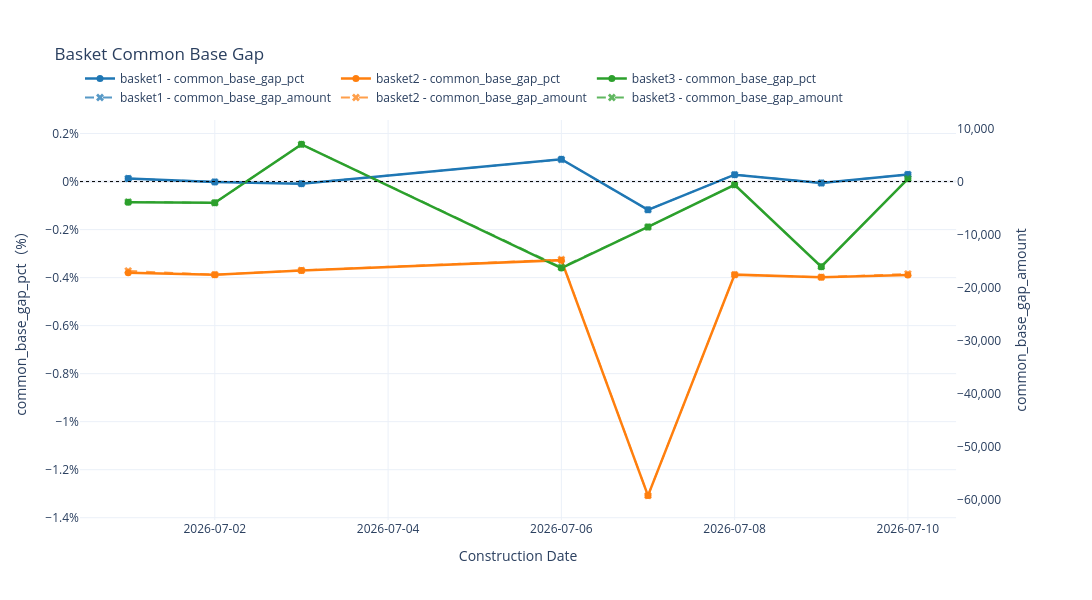
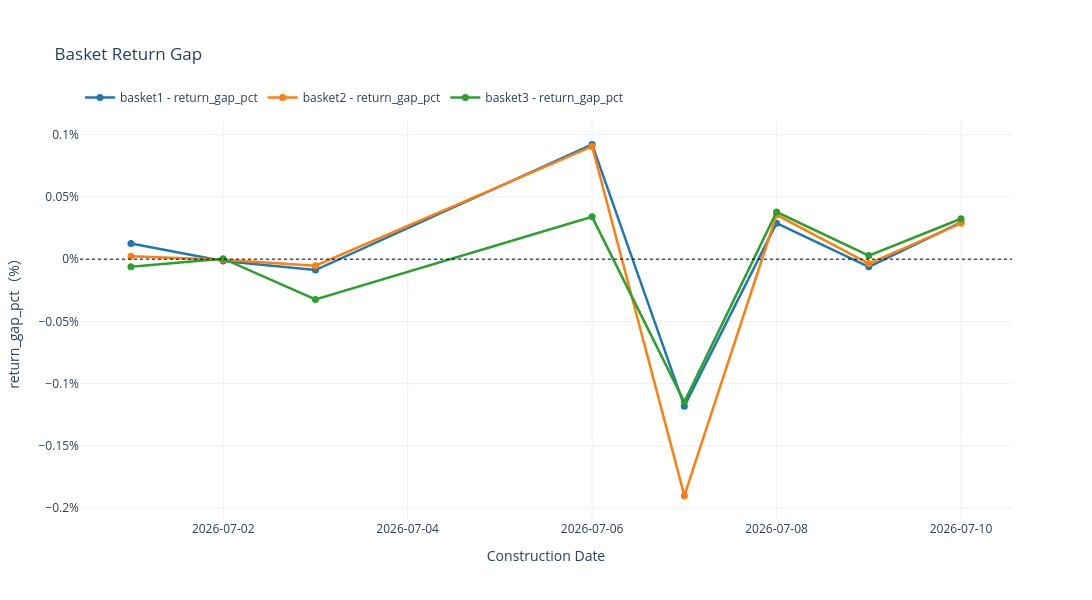
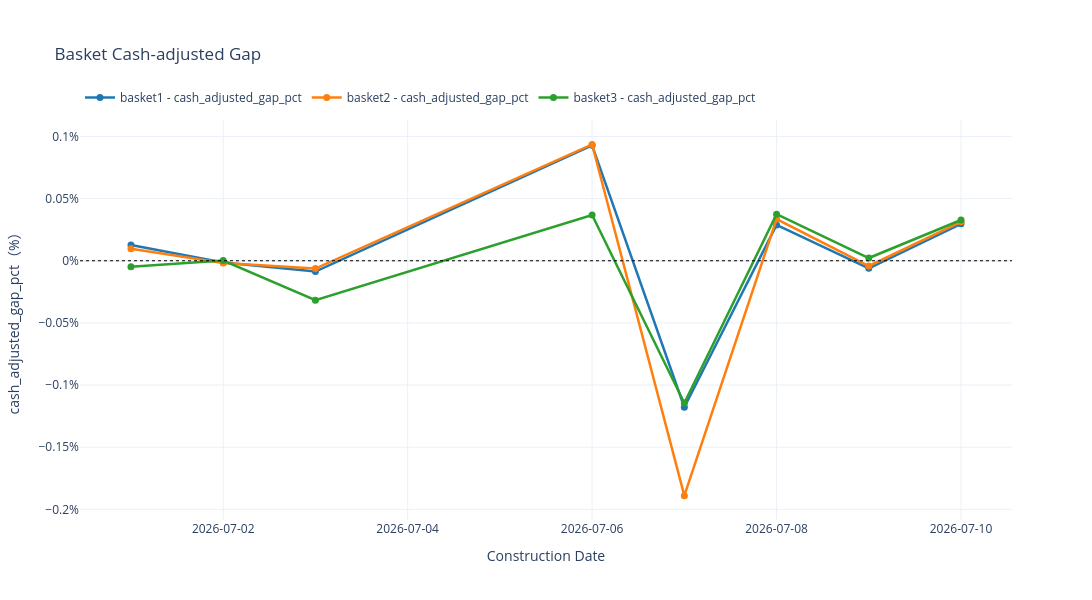

Write notebook code for charts like these, in order.
### Code cell
import plotly.graph_objects as go
from plotly.subplots import make_subplots


def plot_metric_plotly(
    data,
    metric,
    title,
    *,
    secondary_amount=False,
):
    fig = make_subplots(
        specs=[[{"secondary_y": secondary_amount}]]
    )

    # 主轴：三个篮子的百分比指标
    for basket in basket_order:
        basket_data = data.loc[data["basket"] == basket]

        fig.add_trace(
            go.Scatter(
                x=basket_data["construction_date"],
                y=basket_data[metric],
                mode="lines+markers",
                name=f"{basket} - {metric}",
                line={
                    "color": basket_colors[basket],
                    "width": 2.5,
                },
                marker={"size": 7},
                hovertemplate=(
                    "%{x|%Y-%m-%d}"
                    f"<br>{basket}"
                    f"<br>{metric}: %{{y:.6f}}%"
                    "<extra></extra>"
                ),
            ),
            secondary_y=False,
        )

    # 第一张图副轴：三个篮子的 common_base_gap_amount
    if secondary_amount:
        for basket in basket_order:
            basket_data = data.loc[data["basket"] == basket]

            fig.add_trace(
                go.Scatter(
                    x=basket_data["construction_date"],
                    y=basket_data["common_base_gap_amount"],
                    mode="lines+markers",
                    name=f"{basket} - common_base_gap_amount",
                    line={
                        "color": basket_colors[basket],
                        "width": 1.8,
                        "dash": "dash",
                    },
                    marker={
                        "size": 7,
                        "symbol": "x",
                    },
                    opacity=0.75,
                    hovertemplate=(
                        "%{x|%Y-%m-%d}"
                        f"<br>{basket}"
                        "<br>common_base_gap_amount: "
                        "%{y:,.2f}"
                        "<extra></extra>"
                    ),
                ),
                secondary_y=True,
            )

    fig.add_hline(
        y=0,
        line_width=1,
        line_dash="dot",
        line_color="black",
        secondary_y=False,
    )

    fig.update_layout(
        title=title,
        xaxis_title="Construction Date",
        template="plotly_white",
        hovermode="x unified",
        width=1100,
        height=600,
        legend={
            "orientation": "h",
            "yanchor": "bottom",
            "y": 1.02,
            "xanchor": "left",
            "x": 0,
        },
        margin={"t": 120},
    )

    fig.update_xaxes(
        tickformat="%Y-%m-%d",
        showgrid=True,
    )
    fig.update_yaxes(
        title_text=f"{metric}（%）",
        ticksuffix="%",
        showgrid=True,
        secondary_y=False,
    )

    if secondary_amount:
        fig.update_yaxes(
            title_text="common_base_gap_amount",
            tickformat=",.0f",
            showgrid=False,
            secondary_y=True,
        )

    fig.show()
    return fig


plotly_figures = {
    "common_base_gap": plot_metric_plotly(
        plot_df,
        "common_base_gap_pct",
        "Basket Common Base Gap",
        secondary_amount=True,
    ),
    "return_gap": plot_metric_plotly(
        plot_df,
        "return_gap_pct",
        "Basket Return Gap",
    ),
    "cash_adjusted_gap": plot_metric_plotly(
        plot_df,
        "cash_adjusted_gap_pct",
        "Basket Cash-adjusted Gap",
    ),
}

### Figure 1 — Plotly figure (JSON) as saved in the notebook; plotly's stock layout.template omitted (floating-point values rounded to 4 significant figures)
{"data": [{"hovertemplate": "%{x|%Y-%m-%d}<br>basket1<br>common_base_gap_pct: %{y:.6f}%<extra></extra>", "line": {"color": "#1f77b4", "width": 2.5}, "marker": {"size": 7}, "mode": "lines+markers", "name": "basket1 - common_base_gap_pct", "type": "scatter", "x": ["2026-07-01T00:00:00.000000", "2026-07-02T00:00:00.000000", "2026-07-03T00:00:00.000000", "2026-07-06T00:00:00.000000", "2026-07-07T00:00:00.000000", "2026-07-08T00:00:00.000000", "2026-07-09T00:00:00.000000", "2026-07-10T00:00:00.000000"], "xaxis": "x", "y": [0.01274, -0.001416, -0.008725, 0.09282, -0.1179, 0.02879, -0.006105, 0.02973], "yaxis": "y"}, {"hovertemplate": "%{x|%Y-%m-%d}<br>basket2<br>common_base_gap_pct: %{y:.6f}%<extra></extra>", "line": {"color": "#ff7f0e", "width": 2.5}, "marker": {"size": 7}, "mode": "lines+markers", "name": "basket2 - common_base_gap_pct", "type": "scatter", "x": ["2026-07-01T00:00:00.000000", "2026-07-02T00:00:00.000000", "2026-07-03T00:00:00.000000", "2026-07-06T00:00:00.000000", "2026-07-07T00:00:00.000000", "2026-07-08T00:00:00.000000", "2026-07-09T00:00:00.000000", "2026-07-10T00:00:00.000000"], "xaxis": "x", "y": [-0.3797, -0.3876, -0.3701, -0.3272, -1.308, -0.3877, -0.3983, -0.3889], "yaxis": "y"}, {"hovertemplate": "%{x|%Y-%m-%d}<br>basket3<br>common_base_gap_pct: %{y:.6f}%<extra></extra>", "line": {"color": "#2ca02c", "width": 2.5}, "marker": {"size": 7}, "mode": "lines+markers", "name": "basket3 - common_base_gap_pct", "type": "scatter", "x": ["2026-07-01T00:00:00.000000", "2026-07-02T00:00:00.000000", "2026-07-03T00:00:00.000000", "2026-07-06T00:00:00.000000", "2026-07-07T00:00:00.000000", "2026-07-08T00:00:00.000000", "2026-07-09T00:00:00.000000", "2026-07-10T00:00:00.000000"], "xaxis": "x", "y": [-0.08636, -0.08872, 0.1549, -0.3601, -0.189, -0.0133, -0.3543, 0.01167], "yaxis": "y"}, {"hovertemplate": "%{x|%Y-%m-%d}<br>basket1<br>common_base_gap_amount: %{y:,.2f}<extra></extra>", "line": {"color": "#1f77b4", "dash": "dash", "width": 1.8}, "marker": {"size": 7, "symbol": "x"}, "mode": "lines+markers", "name": "basket1 - common_base_gap_amount", "opacity": 0.75, "type": "scatter", "x": ["2026-07-01T00:00:00.000000", "2026-07-02T00:00:00.000000", "2026-07-03T00:00:00.000000", "2026-07-06T00:00:00.000000", "2026-07-07T00:00:00.000000", "2026-07-08T00:00:00.000000", "2026-07-09T00:00:00.000000", "2026-07-10T00:00:00.000000"], "xaxis": "x", "y": [565.3, -64.13, -394.8, 4168.0, -5339.0, 1304.0, -276.3, 1331.0], "yaxis": "y2"}, {"hovertemplate": "%{x|%Y-%m-%d}<br>basket2<br>common_base_gap_amount: %{y:,.2f}<extra></extra>", "line": {"color": "#ff7f0e", "dash": "dash", "width": 1.8}, "marker": {"size": 7, "symbol": "x"}, "mode": "lines+markers", "name": "basket2 - common_base_gap_amount", "opacity": 0.75, "type": "scatter", "x": ["2026-07-01T00:00:00.000000", "2026-07-02T00:00:00.000000", "2026-07-03T00:00:00.000000", "2026-07-06T00:00:00.000000", "2026-07-07T00:00:00.000000", "2026-07-08T00:00:00.000000", "2026-07-09T00:00:00.000000", "2026-07-10T00:00:00.000000"], "xaxis": "x", "y": [-16840.0, -17560.0, -16750.0, -14700.0, -59230.0, -17560.0, -18020.0, -17410.0], "yaxis": "y2"}, {"hovertemplate": "%{x|%Y-%m-%d}<br>basket3<br>common_base_gap_amount: %{y:,.2f}<extra></extra>", "line": {"color": "#2ca02c", "dash": "dash", "width": 1.8}, "marker": {"size": 7, "symbol": "x"}, "mode": "lines+markers", "name": "basket3 - common_base_gap_amount", "opacity": 0.75, "type": "scatter", "x": ["2026-07-01T00:00:00.000000", "2026-07-02T00:00:00.000000", "2026-07-03T00:00:00.000000", "2026-07-06T00:00:00.000000", "2026-07-07T00:00:00.000000", "2026-07-08T00:00:00.000000", "2026-07-09T00:00:00.000000", "2026-07-10T00:00:00.000000"], "xaxis": "x", "y": [-3831.0, -4018.0, 7009.0, -16170.0, -8560.0, -602.6, -16040.0, 522.6], "yaxis": "y2"}], "layout": {"height": 600, "hovermode": "x unified", "legend": {"orientation": "h", "x": 0, "xanchor": "left", "y": 1.02, "yanchor": "bottom"}, "margin": {"t": 120}, "shapes": [{"line": {"color": "black", "dash": "dot", "width": 1}, "type": "line", "x0": 0, "x1": 1, "xref": "x domain", "y0": 0, "y1": 0, "yref": "y"}], "title": {"text": "Basket Common Base Gap"}, "width": 1100, "xaxis": {"anchor": "y", "domain": [0, 0.94], "showgrid": true, "tickformat": "%Y-%m-%d", "title": {"text": "Construction Date"}}, "yaxis": {"anchor": "x", "domain": [0, 1], "showgrid": true, "ticksuffix": "%", "title": {"text": "common_base_gap_pct（%）"}}, "yaxis2": {"anchor": "x", "overlaying": "y", "showgrid": false, "side": "right", "tickformat": ",.0f", "title": {"text": "common_base_gap_amount"}}}}

### Figure 2 — Plotly figure (JSON) as saved in the notebook; plotly's stock layout.template omitted (floating-point values rounded to 4 significant figures)
{"data": [{"hovertemplate": "%{x|%Y-%m-%d}<br>basket1<br>return_gap_pct: %{y:.6f}%<extra></extra>", "line": {"color": "#1f77b4", "width": 2.5}, "marker": {"size": 7}, "mode": "lines+markers", "name": "basket1 - return_gap_pct", "type": "scatter", "x": ["2026-07-01T00:00:00.000000", "2026-07-02T00:00:00.000000", "2026-07-03T00:00:00.000000", "2026-07-06T00:00:00.000000", "2026-07-07T00:00:00.000000", "2026-07-08T00:00:00.000000", "2026-07-09T00:00:00.000000", "2026-07-10T00:00:00.000000"], "xaxis": "x", "y": [0.0125, -0.001421, -0.008749, 0.09219, -0.118, 0.02891, -0.006117, 0.02956], "yaxis": "y"}, {"hovertemplate": "%{x|%Y-%m-%d}<br>basket2<br>return_gap_pct: %{y:.6f}%<extra></extra>", "line": {"color": "#ff7f0e", "width": 2.5}, "marker": {"size": 7}, "mode": "lines+markers", "name": "basket2 - return_gap_pct", "type": "scatter", "x": ["2026-07-01T00:00:00.000000", "2026-07-02T00:00:00.000000", "2026-07-03T00:00:00.000000", "2026-07-06T00:00:00.000000", "2026-07-07T00:00:00.000000", "2026-07-08T00:00:00.000000", "2026-07-09T00:00:00.000000", "2026-07-10T00:00:00.000000"], "xaxis": "x", "y": [0.002263, -0.0004398, -0.005282, 0.09051, -0.1899, 0.0356, -0.003501, 0.02881], "yaxis": "y"}, {"hovertemplate": "%{x|%Y-%m-%d}<br>basket3<br>return_gap_pct: %{y:.6f}%<extra></extra>", "line": {"color": "#2ca02c", "width": 2.5}, "marker": {"size": 7}, "mode": "lines+markers", "name": "basket3 - return_gap_pct", "type": "scatter", "x": ["2026-07-01T00:00:00.000000", "2026-07-02T00:00:00.000000", "2026-07-03T00:00:00.000000", "2026-07-06T00:00:00.000000", "2026-07-07T00:00:00.000000", "2026-07-08T00:00:00.000000", "2026-07-09T00:00:00.000000", "2026-07-10T00:00:00.000000"], "xaxis": "x", "y": [-0.006173, 0.0004219, -0.03234, 0.03399, -0.1146, 0.03788, 0.00289, 0.03245], "yaxis": "y"}], "layout": {"height": 600, "hovermode": "x unified", "legend": {"orientation": "h", "x": 0, "xanchor": "left", "y": 1.02, "yanchor": "bottom"}, "margin": {"t": 120}, "shapes": [{"line": {"color": "black", "dash": "dot", "width": 1}, "type": "line", "x0": 0, "x1": 1, "xref": "x domain", "y0": 0, "y1": 0, "yref": "y"}], "title": {"text": "Basket Return Gap"}, "width": 1100, "xaxis": {"anchor": "y", "domain": [0, 1], "showgrid": true, "tickformat": "%Y-%m-%d", "title": {"text": "Construction Date"}}, "yaxis": {"anchor": "x", "domain": [0, 1], "showgrid": true, "ticksuffix": "%", "title": {"text": "return_gap_pct（%）"}}}}

### Figure 3 — Plotly figure (JSON) as saved in the notebook; plotly's stock layout.template omitted (floating-point values rounded to 4 significant figures)
{"data": [{"hovertemplate": "%{x|%Y-%m-%d}<br>basket1<br>cash_adjusted_gap_pct: %{y:.6f}%<extra></extra>", "line": {"color": "#1f77b4", "width": 2.5}, "marker": {"size": 7}, "mode": "lines+markers", "name": "basket1 - cash_adjusted_gap_pct", "type": "scatter", "x": ["2026-07-01T00:00:00.000000", "2026-07-02T00:00:00.000000", "2026-07-03T00:00:00.000000", "2026-07-06T00:00:00.000000", "2026-07-07T00:00:00.000000", "2026-07-08T00:00:00.000000", "2026-07-09T00:00:00.000000", "2026-07-10T00:00:00.000000"], "xaxis": "x", "y": [0.01274, -0.001416, -0.008725, 0.09282, -0.1179, 0.02879, -0.006105, 0.02973], "yaxis": "y"}, {"hovertemplate": "%{x|%Y-%m-%d}<br>basket2<br>cash_adjusted_gap_pct: %{y:.6f}%<extra></extra>", "line": {"color": "#ff7f0e", "width": 2.5}, "marker": {"size": 7}, "mode": "lines+markers", "name": "basket2 - cash_adjusted_gap_pct", "type": "scatter", "x": ["2026-07-01T00:00:00.000000", "2026-07-02T00:00:00.000000", "2026-07-03T00:00:00.000000", "2026-07-06T00:00:00.000000", "2026-07-07T00:00:00.000000", "2026-07-08T00:00:00.000000", "2026-07-09T00:00:00.000000", "2026-07-10T00:00:00.000000"], "xaxis": "x", "y": [0.009678, -0.001791, -0.00625, 0.09362, -0.189, 0.03356, -0.004227, 0.03134], "yaxis": "y"}, {"hovertemplate": "%{x|%Y-%m-%d}<br>basket3<br>cash_adjusted_gap_pct: %{y:.6f}%<extra></extra>", "line": {"color": "#2ca02c", "width": 2.5}, "marker": {"size": 7}, "mode": "lines+markers", "name": "basket3 - cash_adjusted_gap_pct", "type": "scatter", "x": ["2026-07-01T00:00:00.000000", "2026-07-02T00:00:00.000000", "2026-07-03T00:00:00.000000", "2026-07-06T00:00:00.000000", "2026-07-07T00:00:00.000000", "2026-07-08T00:00:00.000000", "2026-07-09T00:00:00.000000", "2026-07-10T00:00:00.000000"], "xaxis": "x", "y": [-0.00474, 0.0001082, -0.0318, 0.03679, -0.1145, 0.03749, 0.002199, 0.03276], "yaxis": "y"}], "layout": {"height": 600, "hovermode": "x unified", "legend": {"orientation": "h", "x": 0, "xanchor": "left", "y": 1.02, "yanchor": "bottom"}, "margin": {"t": 120}, "shapes": [{"line": {"color": "black", "dash": "dot", "width": 1}, "type": "line", "x0": 0, "x1": 1, "xref": "x domain", "y0": 0, "y1": 0, "yref": "y"}], "title": {"text": "Basket Cash-adjusted Gap"}, "width": 1100, "xaxis": {"anchor": "y", "domain": [0, 1], "showgrid": true, "tickformat": "%Y-%m-%d", "title": {"text": "Construction Date"}}, "yaxis": {"anchor": "x", "domain": [0, 1], "showgrid": true, "ticksuffix": "%", "title": {"text": "cash_adjusted_gap_pct（%）"}}}}
